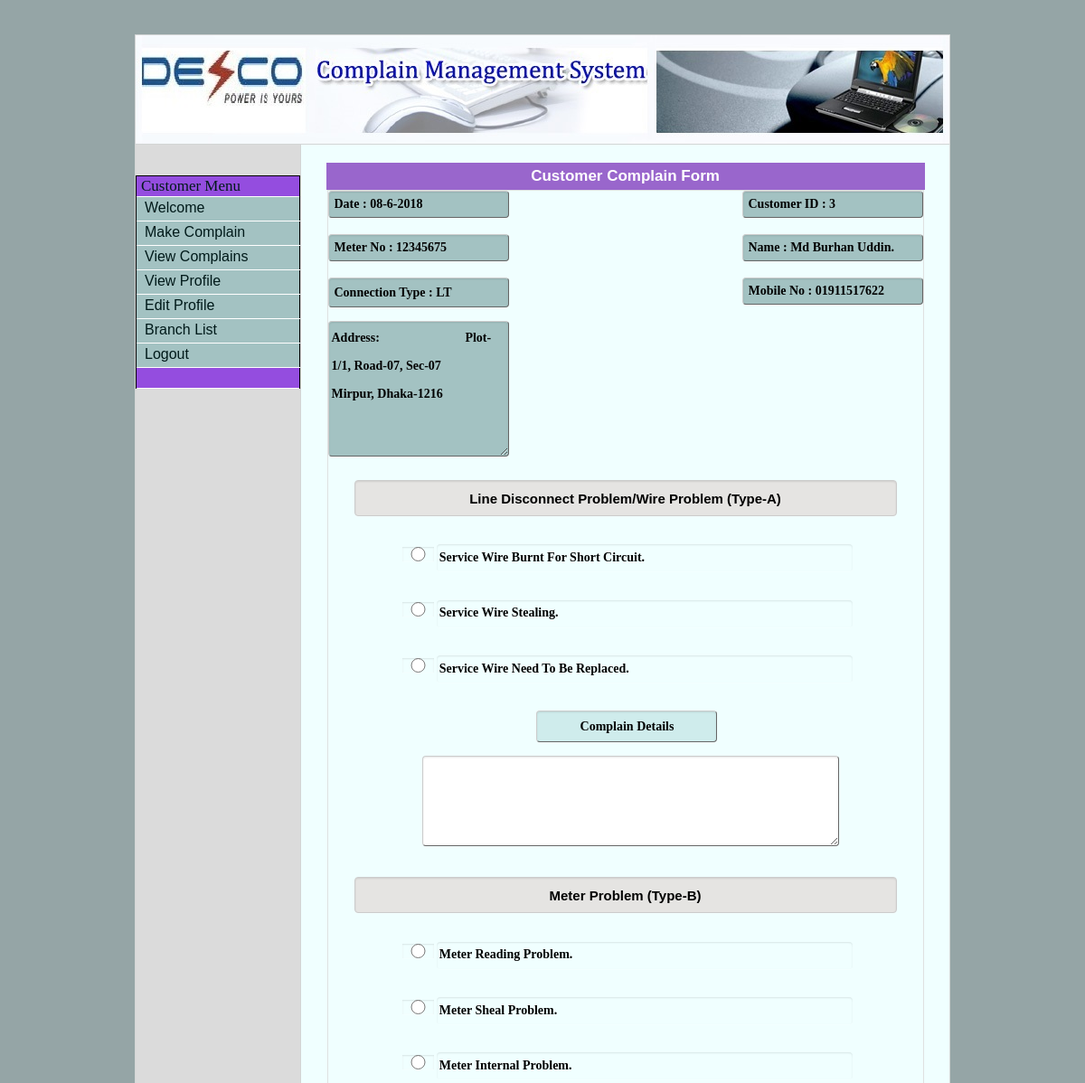
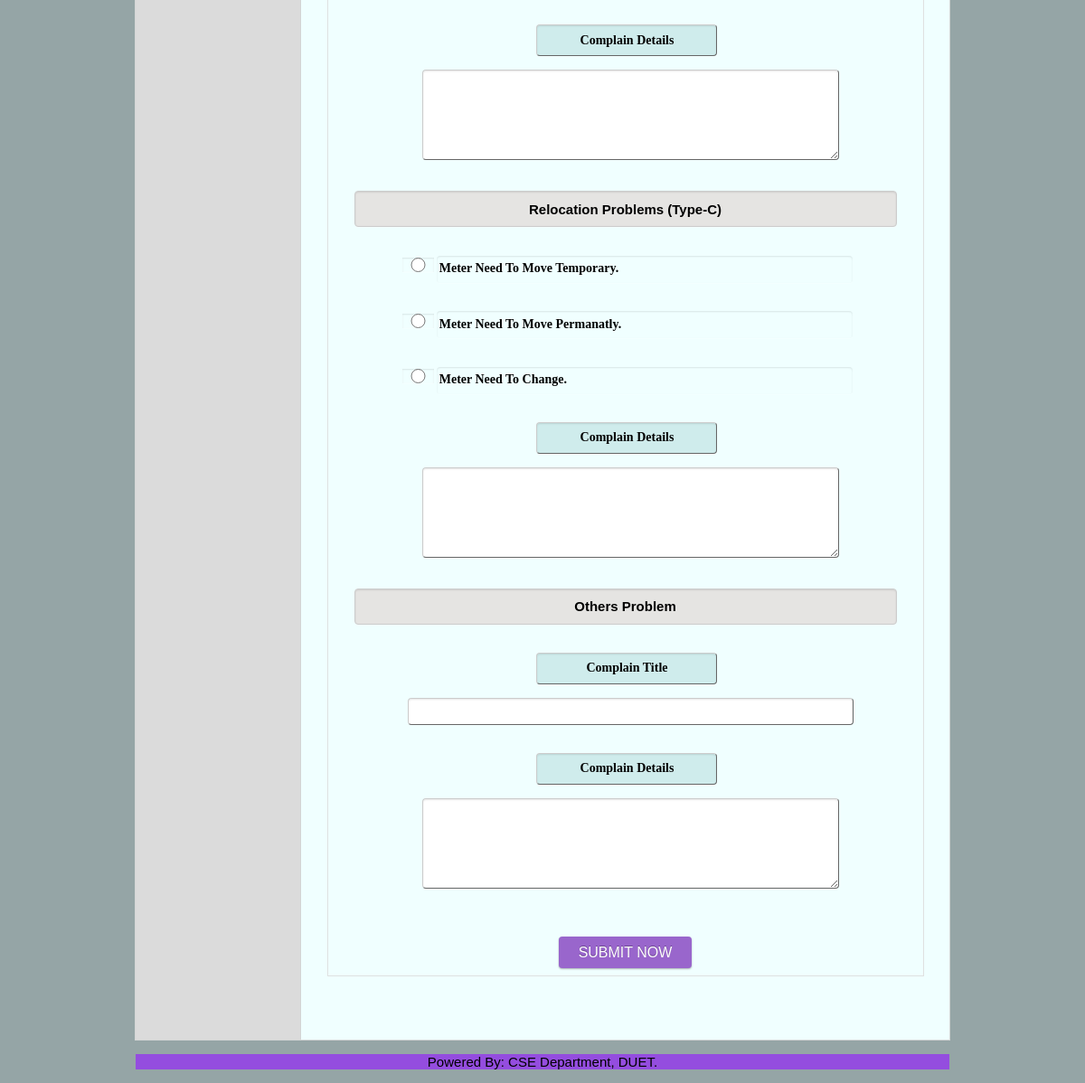
Screenshot of /custMakeComplain.php (signed in) with the database file from the repository (2 pictures, top to bottom).
### tables this page shows
CREATE TABLE IF NOT EXISTS `tbl_customer` (
  `cust_id` int(10) NOT NULL AUTO_INCREMENT,
  `cust_name` varchar(30) NOT NULL,
  `user_name` varchar(10) NOT NULL,
  `password` int(10) NOT NULL,
  `address` varchar(100) NOT NULL,
  `mobile` int(15) NOT NULL,
  `email` varchar(30) NOT NULL,
  `conn_type` varchar(30) NOT NULL,
  `meter_id` int(20) NOT NULL,
  `branch_name` varchar(30) NOT NULL,
  PRIMARY KEY (`cust_id`)
);

### include/datetime.php (called while the page is built, shortened)
<?php
$day = date("d");
  $month =  date("n");
$year = date("Y");
$date = $day."-".$month."-".$year;
	   ?>

### custMakeComplain.php (the view, shortened to what this page needs)
<?php
$id=$_SESSION['user'];
?>
		  <?php
		$result ="SELECT * FROM tbl_customer WHERE user_name='$id'";
		$tt=mysql_query($result);
		while($row = mysql_fetch_array($tt))
        {
			$custid=$row[0];
			$cust_name=$row[1];
			$address=$row[4];
			$mobile=$row[5];
			$conn=$row[7];
			$meter=$row[8];
		 }
		 ?>
<html>
<head>
<?php include("include/header.php"); ?>
</head>
<body>
<br/><br/>
<table width="900" border="0" align="center" cellpadding="0" cellspacing="1" class="graybox" style="background-color:#dddd;">
  <tr>
      <td colspan="2"><img src="images/complains.jpg" width="900" height="120"></td>
  </tr>
  <tr>
    <td width="20%" valign="top" class="navArea" style="background-color: #dddd";><p>&nbsp;</p>
		<?php include("include/menuCust.php"); ?>
	</td>
    <td width="720" valign="top" class="contentArea" style="background-color:#F0FFFF;">
		<table width="100%" border="0" cellspacing="0" cellpadding="20">
			<tr>
				<td>
	<center> <table width="662px;" border="0" cellpadding="0" cellspacing="0" class="text">
	<tr id="entryTableHeader1" style="height:30px; ">
      <td   style="font-size:17px;text-align:center;BACKGROUND-COLOR:#9966CC;"> Customer Complain Form </td>
	 <?php  include ("library/makeComplains.php");	?>
    </tr>	</table></center>
				<form action="" method="post"  name="frmListUser" id="frmListUser"  style="background-color:#F0FFFF;">
  <table width="660" border="0" align="center" cellpadding="0" cellspacing="1" style="background-color: #dddd;" class="entryTable"  >
      <td class="contentArea" style="background-color:#F0FFFF;><div class="errorMessage" align="center"></div>
          <table width="100%" border="0" cellpadding="2" cellspacing="1" class="text">
            <tr align="center">
              <td colspan="2"></td>
            </tr>
            <tr class="entryTable1" >
             <input name="CustomerName" type="text" readonly disabled style="background-color:#a3c2c2; float:left;color:black; font-weight: bold;" class="box1" id="CustomerName" size="32" disabled maxlength="30"  value="Date : <?php echo $date?>"/>
			 <input name="CustomerName" type="text" readonly  disabled style=" background-color:#a3c2c2;float:right; color:black;font-weight: bold;" class="box1" id="CustomerName" size="32" maxlength="32"  disabled value="Customer ID : <?php echo $custid?>" /></br></br></br>
			 <input name="CustomerName" type="text" readonly  disabled style="float:left;background-color:#a3c2c2;color:black;font-weight: bold;" class="box1" id="CustomerName" size="32" disabled maxlength="30"  value="Meter No : <?php echo $meter?>" />
			 <input name="CustomerName" type="text" readonly disabled  style="float:right;background-color:#a3c2c2;color:black;font-weight: bold;" class="box1" id="CustomerName" size="32" maxlength="32"  disabled value="Name : <?php echo $cust_name?>" /></br></br> </br>
			 <input name="CustomerName" type="text" readonly  disabled style="float:right; background-color:#a3c2c2; float:left;color:black;font-weight: bold;height:33px;" class="box1" id="CustomerName" size="32" disabled maxlength="30"  value="Connection Type : <?php echo $conn;?>" />
			 <input name="CustomerName" type="text" readonly  disabled style="background-color:#a3c2c2; color:black;float:right;font-weight: bold;" class="box1" id="CustomerName" size="32" maxlength="32"  disabled value="Mobile No : 0<?php echo $mobile;?>" /></br></br> </br>
			<textarea name="address" cols="20" rows="6" readonly disabled style="background-color:#a3c2c2; color:black;float:left;height:150px;font-weight: bold;width:200px;" class="box1" disabled id="txtAdd">Address:                           <?php echo $address;?></textarea></td></br></br></br></br></br></br></br></br></br></br></br>
			</tr>
			<tr class="entryTable">
			<input name="CustomerName" type="text" style=" background-color:#E5E4E2; font-size:15px; text-align:center;color:black;font-weight: bold;width:600px;height:40px;"  id="CustomerName" size="77" maxlength="30" readonly disabled  value="Line Disconnect Problem/Wire Problem (Type-A)" /></br> </br>
			<input type="radio" name="plan" value="1"> <input name="prb1" type="text2" style=" border: 0; background-color:#F0FFFF;color:black;font-weight: bold;" readonly class="box1" id="CustomerName" size="20"  maxlength="30"  value="Service Wire Burnt For Short Circuit." /></br> </br></input>
			<input type="radio" name="plan" value="2"><input name="prb2" type="text2" style="border: 0; background-color:#F0FFFF;color:black;font-weight: bold;" readonly class="box1" id="CustomerName" size="32"  maxlength="30"  value="Service Wire Stealing." /></br> </br></input>
			<input type="radio" name="plan" value="3"><input name="prb3" type="text2" style="border: 0; background-color:#F0FFFF;color:black;font-weight: bold;" readonly class="box1" id="CustomerName" size="32"  maxlength="30"  value="Service Wire Need To Be Replaced." /></br></br></input>
			&nbsp;&nbsp;&nbsp;<input name="CustomerName" type="text" style=" background-color:#CFECEC;color:black;font-weight: bold;height:35px;text-align:center;" class="box1" id="CustomerName" size="14" maxlength="30" disabled readonly  value="Complain Details" />&nbsp;&nbsp;<br>
			&nbsp;&nbsp;&nbsp;<textarea name="descF" cols="73" rows="3"  placeholder="<?php echo $msg1;?>" style="background-color:white;color:black;font-weight: bold;" class="box1" id="txtAdd"><?php echo $descF;?></textarea></br></br>
			</tr>
				<tr class="entryTable">
				<input name="CustomerName" type="text" style=" background-color:#E5E4E2; font-size:15px; text-align:center;color:black;font-weight: bold;width:600px;height:40px;"  id="CustomerName" size="77" maxlength="30" disabled  readonly  value="Meter Problem (Type-B)" /></br> </br>
			<input type="radio" name="plan" value="11" > <input name="prba" type="text2" style=" border: 0; background-color:#F0FFFF;color:black;font-weight: bold;" readonly class="box1" id="CustomerName" size="32"  maxlength="30"  value="Meter Reading Problem." /></br> </br></input>
			<input type="radio" name="plan" value="12"><input name="prbb" type="text2" style="border: 0; background-color:#F0FFFF;color:black;font-weight: bold;" readonly class="box1" id="CustomerName" size="32" maxlength="30"  value="Meter Sheal Problem." /></br> </br></input>
			<input type="radio" name="plan" value="13"><input name="prbc" type="text2" style="border: 0; background-color:#F0FFFF;color:black;font-weight: bold;" readonly class="box1" id="CustomerName" size="32" maxlength="30" d value="Meter Internal Problem." /></br></br></input>
			&nbsp;&nbsp;&nbsp;<input name="CustomerName" type="text" style="  background-color:#CFECEC;;color:black;font-weight: bold;height:35px;text-align:center;" class="box1" id="CustomerName"  maxlength="30" readonly disabled value="Complain Details" />&nbsp;&nbsp;<br>
			&nbsp;&nbsp;&nbsp;<textarea name="descS" cols="73" rows="3"  placeholder="<?php echo $msg2;?>" style="background-color:white; color:black;font-weight: bold;" class="box1" id="txtAdd"><?php echo $descS;?></textarea></br></br>
			</tr>
				<tr class="entryTable">
				<input name="CustomerName" type="text" style=" background-color:#E5E4E2; font-size:15px; text-align:center;color:black;font-weight: bold;width:600px;height:40px;"  id="CustomerName" size="77" disabled maxlength="30" readonly  value="Relocation Problems (Type-C)" /></br> </br>
			<input type="radio" name="plan" value="21" > <input name="prb21" type="text2" style="border: 0; background-color:#F0FFFF;color:black;font-weight: bold;" readonly class="box1"  id="CustomerName" size="32" maxlength="30"  value="Meter Need To Move Temporary." /></br> </br></input>
			<input type="radio" name="plan" value="22"><input name="prb22" type="text2" style="border: 0; background-color:#F0FFFF;color:black;font-weight: bold;" readonly class="box1"  id="CustomerName" size="32" maxlength="30"  value="Meter Need To Move Permanatly." /></br> </br></input>
			<input type="radio" name="plan" value="23"><input name="prb23" type="text2" style="border: 0; background-color:#F0FFFF;color:black;font-weight: bold;" readonly class="box1" id="CustomerName" size="32" maxlength="30"  value="Meter Need To Change." /></br></br></input>
			&nbsp;&nbsp;&nbsp;<input name="CustomerName" type="text" style=" background-color:#CFECEC;;color:black;font-weight: bold;height:35px;text-align:center;" class="box1" id="CustomerName" size="14" disabled maxlength="30" readonly  value="Complain Details" />&nbsp;&nbsp;<br>
			&nbsp;&nbsp;&nbsp;<textarea name="descT" cols="73" rows="3"  placeholder="<?php echo $msg3;?>" style="background-color:white; color:black;font-weight: bold;" class="box1" id="txtAdd"><?php echo $descT;?></textarea></br></br>
			</tr>
			<tr class="entryTable">
				<input name=" CustomerName" type="text" style=" background-color:#E5E4E2; font-size:15px; text-align:center;color:black;font-weight: bold;width:600px;height:40px;"  id="CustomerName" size="77" maxlength="30" readonly disabled  value="Others Problem" /></br> </br>
			&nbsp;&nbsp;&nbsp;<input name="CustomerName" readonly type="text" style="background-color:#CFECEC;;color:black;font-weight: bold;height:35px;text-align:center;" class="box1" id="CustomerName" size="14" maxlength="30" disabled readonly  value="Complain Title" />&nbsp;&nbsp;<br>
			&nbsp;&nbsp;&nbsp;<input name="prbFO" type="text3" placeholder="<?php echo $msg5;?>" style=" background-color:white;; color:black;font-weight: bold;"  class="box1" id="CustomerName" size="43" maxlength="100"  value="<?php echo $prbFO;?>" /></br></br></input>
			&nbsp;&nbsp;&nbsp;<input name="CustomerName" type="text" style="background-color:#CFECEC;color:black;font-weight: bold;height:35px;text-align:center;" class="box1" id="CustomerName" size="14" maxlength="30" readonly disabled value="Complain Details" />&nbsp;&nbsp;</font><br>
			&nbsp;&nbsp;&nbsp;<textarea name="descFO" cols="73" rows="3"  placeholder="<?php echo $msg6;?>" style="background-color:white; color:black;font-weight: bold;font-weight: bold;" class="box1" id="txtAdd"><?php echo $descFO;?></textarea></br></br>
			</tr>
     		<center> <table width="605px;" border="0" cellpadding="2" cellspacing="1" class="text">
	<tr id="entryTableHeader1" style="height:30px; ">
     <td   style="font-size:17px;text-align:center;BACKGROUND-COLOR:#F0FFFF;"> <input name="btnSave"  style="BACKGROUND-COLOR:#9966CC;color:white;font-size:16px; float:center;"  type="submit" value="Submit Now"> </td>
    </tr>
	</table></center>
        </table></td>
    </tr>
  </table>
  <p>&nbsp;</p>
<?php include("include/footer.php"); ?>
</body>
</html>

### include/admin.css (style rules this page uses)
body { background-color:#CCCCCC; }
input[type="radio"] { font-family: 'codropsicons'; src:url('../fonts/codropsicons/codropsicons.eot'); src:url('../fonts/codropsicons/codropsicons.eot?#iefix') format('embedded-opentype'), url('../fonts/codropsicons/codropsicons.woff') format('woff'), url('../fonts/codropsicons/codropsicons.ttf') format('truetype'), url('../fonts/codropsicons/codropsicons.svg#codropsicons') format('svg'); font-weight: normal; font-style: normal; width:35px; height:16px; }
input[type="text2"] { font-family: 'codropsicons'; src:url('../fonts/codropsicons/codropsicons.eot'); src:url('../fonts/codropsicons/codropsicons.eot?#iefix') format('embedded-opentype'), url('../fonts/codropsicons/codropsicons.woff') format('woff'), url('../fonts/codropsicons/codropsicons.ttf') format('truetype'), url('../fonts/codropsicons/codropsicons.svg#codropsicons') format('svg'); font-weight: normal; font-style: normal; width:70%; height:30px; }
input[type="text3"] { font-family: 'codropsicons'; src:url('../fonts/codropsicons/codropsicons.eot'); src:url('../fonts/codropsicons/codropsicons.eot?#iefix') format('embedded-opentype'), url('../fonts/codropsicons/codropsicons.woff') format('woff'), url('../fonts/codropsicons/codropsicons.ttf') format('truetype'), url('../fonts/codropsicons/codropsicons.svg#codropsicons') format('svg'); font-weight: normal; font-style: normal; width:75%; height:30px; }
#entryTableHeader1 { font-family: 'codropsicons'; src:url('../fonts/codropsicons/codropsicons.eot'); src:url('../fonts/codropsicons/codropsicons.eot?#iefix') format('embedded-opentype'), url('../fonts/codropsicons/codropsicons.woff') format('woff'), url('../fonts/codropsicons/codropsicons.ttf') format('truetype'), url('../fonts/codropsicons/codropsicons.svg#codropsicons') format('svg'); font-weight: normal; font-style: normal; font-size: 15px; color: #FFFFFF; background-color: green; font-weight: bold; background-position: center; }
.entryTable { font-family: 'codropsicons'; src:url('../fonts/codropsicons/codropsicons.eot'); src:url('../fonts/codropsicons/codropsicons.eot?#iefix') format('embedded-opentype'), url('../fonts/codropsicons/codropsicons.woff') format('woff'), url('../fonts/codropsicons/codropsicons.ttf') format('truetype'), url('../fonts/codropsicons/codropsicons.svg#codropsicons') format('svg'); font-weight: normal; font-style: normal; font-size: 14px; background-color: #DDDDDD; }
.entryTable1 { font-family: 'codropsicons'; src:url('../fonts/codropsicons/codropsicons.eot'); src:url('../fonts/codropsicons/codropsicons.eot?#iefix') format('embedded-opentype'), url('../fonts/codropsicons/codropsicons.woff') format('woff'), url('../fonts/codropsicons/codropsicons.ttf') format('truetype'), url('../fonts/codropsicons/codropsicons.svg#codropsicons') format('svg'); font-weight: normal; font-style: normal; font-size: 14px; background-color: #DDDDDD; color:white; }
.box1 { font-family: 'codropsicons'; src:url('../fonts/codropsicons/codropsicons.eot'); src:url('../fonts/codropsicons/codropsicons.eot?#iefix') format('embedded-opentype'), url('../fonts/codropsicons/codropsicons.woff') format('woff'), url('../fonts/codropsicons/codropsicons.ttf') format('truetype'), url('../fonts/codropsicons/codropsicons.svg#codropsicons') format('svg'); font-weight: normal; font-style: normal; font-size: 14px; border: 1px solid #336699; background-color: #2175bc;; color:white; }
body { font-family: 'codropsicons'; src:url('../fonts/codropsicons/codropsicons.eot'); src:url('../fonts/codropsicons/codropsicons.eot?#iefix') format('embedded-opentype'), url('../fonts/codropsicons/codropsicons.woff') format('woff'), url('../fonts/codropsicons/codropsicons.ttf') format('truetype'), url('../fonts/codropsicons/codropsicons.svg#codropsicons') format('svg'); font-weight: normal; font-style: normal; text-align: center; font-size: 14px; }
.text { font-family: 'codropsicons'; src:url('../fonts/codropsicons/codropsicons.eot'); src:url('../fonts/codropsicons/codropsicons.eot?#iefix') format('embedded-opentype'), url('../fonts/codropsicons/codropsicons.woff') format('woff'), url('../fonts/codropsicons/codropsicons.ttf') format('truetype'), url('../fonts/codropsicons/codropsicons.svg#codropsicons') format('svg'); font-weight: normal; font-style: normal; font-size: 14px; }
.navArea { background-color:#ECECEC; }
.contentArea { background-color: #FFFFFF; }
.graybox { background-color: #666666; }

### rows the page displays
tbl_customer: CustomerName "Customer ID : 3", CustomerName "Meter No : 12345675", CustomerName "Name : Md Burhan Uddin.", CustomerName "Connection Type : LT", CustomerName "Mobile No : 01911517622", address "Address: Plot-1/1, Road-07, Sec-07 Mirpur, Dhaka-1216"
